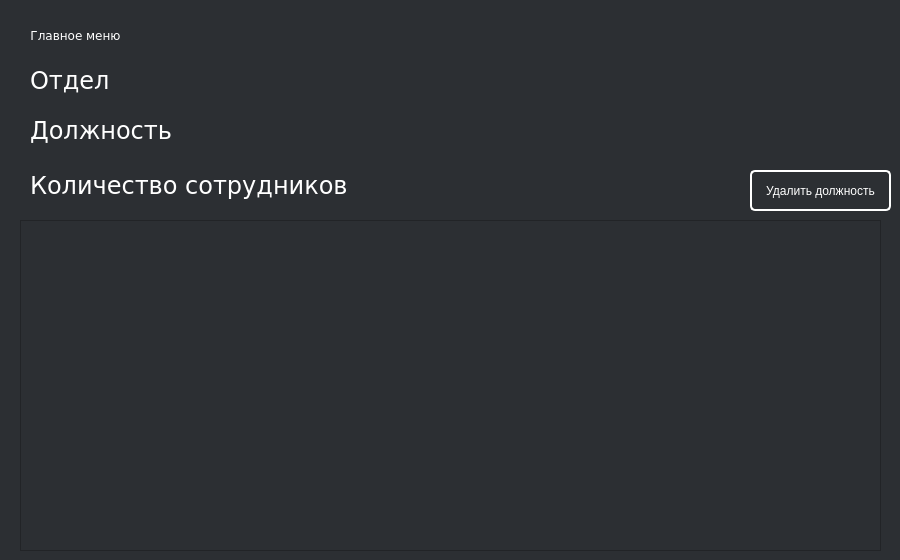
<?xml version="1.0" encoding="UTF-8"?>
<ui version="4.0">
 <class>Dialog</class>
 <widget class="QDialog" name="Dialog">
  <property name="geometry">
   <rect>
    <x>0</x>
    <y>0</y>
    <width>900</width>
    <height>560</height>
   </rect>
  </property>
  <property name="minimumSize">
   <size>
    <width>900</width>
    <height>560</height>
   </size>
  </property>
  <property name="maximumSize">
   <size>
    <width>900</width>
    <height>560</height>
   </size>
  </property>
  <property name="windowTitle">
   <string>Dialog</string>
  </property>
  <property name="styleSheet">
   <string notr="true">QWidget {
    background-color: #2C2F33;
    color: #FFFFFF;
}
QPushButton {
    border: 2px solid white;
    border-radius: 5px;
    padding: 5px 10px; 
}
QPushButton:hover {
    background-color:#3A3D42; 
}</string>
  </property>
  <widget class="QLabel" name="label">
   <property name="geometry">
    <rect>
     <x>30</x>
     <y>170</y>
     <width>321</width>
     <height>31</height>
    </rect>
   </property>
   <property name="font">
    <font>
     <family>Verdana</family>
     <pointsize>18</pointsize>
    </font>
   </property>
   <property name="text">
    <string>Количество сотрудников</string>
   </property>
  </widget>
  <widget class="QLabel" name="countler">
   <property name="geometry">
    <rect>
     <x>350</x>
     <y>150</y>
     <width>61</width>
     <height>71</height>
    </rect>
   </property>
   <property name="font">
    <font>
     <family>Verdana</family>
     <pointsize>20</pointsize>
    </font>
   </property>
   <property name="text">
    <string/>
   </property>
  </widget>
  <widget class="QPushButton" name="remove_section">
   <property name="geometry">
    <rect>
     <x>750</x>
     <y>170</y>
     <width>141</width>
     <height>41</height>
    </rect>
   </property>
   <property name="text">
    <string>Удалить должность</string>
   </property>
  </widget>
  <widget class="QTableWidget" name="tableWidget">
   <property name="geometry">
    <rect>
     <x>20</x>
     <y>220</y>
     <width>861</width>
     <height>331</height>
    </rect>
   </property>
  </widget>
  <widget class="QPushButton" name="main_window_button">
   <property name="geometry">
    <rect>
     <x>20</x>
     <y>10</y>
     <width>111</width>
     <height>51</height>
    </rect>
   </property>
   <property name="font">
    <font>
     <family>Verdana</family>
    </font>
   </property>
   <property name="styleSheet">
    <string notr="true">QPushButton {
    border: none;
    color: white;
}
QPushButton:hover {
    color: darkblue;
}
QPushButton:hover {
    background-color:#2C2F33; 
}</string>
   </property>
   <property name="text">
    <string>Главное меню</string>
   </property>
  </widget>
  <widget class="QLabel" name="label_3">
   <property name="geometry">
    <rect>
     <x>30</x>
     <y>110</y>
     <width>171</width>
     <height>41</height>
    </rect>
   </property>
   <property name="font">
    <font>
     <family>Verdana</family>
     <pointsize>18</pointsize>
    </font>
   </property>
   <property name="text">
    <string>Должность</string>
   </property>
  </widget>
  <widget class="QLabel" name="error_label">
   <property name="geometry">
    <rect>
     <x>510</x>
     <y>150</y>
     <width>231</width>
     <height>20</height>
    </rect>
   </property>
   <property name="styleSheet">
    <string notr="true">color: red</string>
   </property>
   <property name="text">
    <string/>
   </property>
  </widget>
  <widget class="QLabel" name="label_2">
   <property name="geometry">
    <rect>
     <x>220</x>
     <y>110</y>
     <width>521</width>
     <height>41</height>
    </rect>
   </property>
   <property name="font">
    <font>
     <family>Verdana</family>
     <pointsize>18</pointsize>
    </font>
   </property>
   <property name="text">
    <string/>
   </property>
  </widget>
  <widget class="QLabel" name="label_4">
   <property name="geometry">
    <rect>
     <x>30</x>
     <y>60</y>
     <width>81</width>
     <height>41</height>
    </rect>
   </property>
   <property name="font">
    <font>
     <family>Verdana</family>
     <pointsize>18</pointsize>
    </font>
   </property>
   <property name="text">
    <string>Отдел</string>
   </property>
  </widget>
  <widget class="QLabel" name="label_5">
   <property name="geometry">
    <rect>
     <x>130</x>
     <y>60</y>
     <width>521</width>
     <height>41</height>
    </rect>
   </property>
   <property name="font">
    <font>
     <family>Verdana</family>
     <pointsize>18</pointsize>
    </font>
   </property>
   <property name="text">
    <string/>
   </property>
  </widget>
  <widget class="QLabel" name="error_label_2">
   <property name="geometry">
    <rect>
     <x>540</x>
     <y>10</y>
     <width>191</width>
     <height>20</height>
    </rect>
   </property>
   <property name="styleSheet">
    <string notr="true">color: red</string>
   </property>
   <property name="text">
    <string/>
   </property>
  </widget>
 </widget>
 <resources/>
 <connections/>
</ui>
